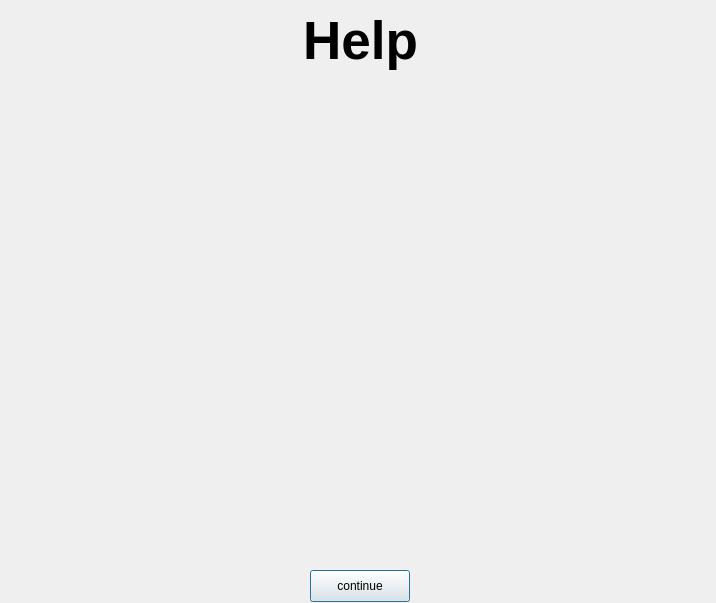
<?xml version="1.0" encoding="UTF-8"?>
<ui version="4.0">
 <class>IntroductionWindow</class>
 <widget class="QDialog" name="IntroductionWindow">
  <property name="geometry">
   <rect>
    <x>0</x>
    <y>0</y>
    <width>716</width>
    <height>603</height>
   </rect>
  </property>
  <property name="windowTitle">
   <string>Dialog</string>
  </property>
  <widget class="QLabel" name="gameName">
   <property name="geometry">
    <rect>
     <x>10</x>
     <y>10</y>
     <width>701</width>
     <height>61</height>
    </rect>
   </property>
   <property name="font">
    <font>
     <pointsize>40</pointsize>
     <bold>true</bold>
    </font>
   </property>
   <property name="text">
    <string>Help</string>
   </property>
   <property name="alignment">
    <set>Qt::AlignmentFlag::AlignCenter</set>
   </property>
  </widget>
  <widget class="QLabel" name="howToPlay">
   <property name="geometry">
    <rect>
     <x>10</x>
     <y>80</y>
     <width>691</width>
     <height>351</height>
    </rect>
   </property>
   <property name="text">
    <string/>
   </property>
   <property name="alignment">
    <set>Qt::AlignmentFlag::AlignLeading|Qt::AlignmentFlag::AlignLeft|Qt::AlignmentFlag::AlignTop</set>
   </property>
  </widget>
  <widget class="QPushButton" name="continueButton">
   <property name="geometry">
    <rect>
     <x>310</x>
     <y>570</y>
     <width>100</width>
     <height>32</height>
    </rect>
   </property>
   <property name="text">
    <string>continue</string>
   </property>
  </widget>
  <widget class="QLabel" name="whatYouLearn">
   <property name="geometry">
    <rect>
     <x>10</x>
     <y>440</y>
     <width>691</width>
     <height>121</height>
    </rect>
   </property>
   <property name="text">
    <string/>
   </property>
   <property name="alignment">
    <set>Qt::AlignmentFlag::AlignLeading|Qt::AlignmentFlag::AlignLeft|Qt::AlignmentFlag::AlignTop</set>
   </property>
  </widget>
 </widget>
 <resources/>
 <connections/>
</ui>
